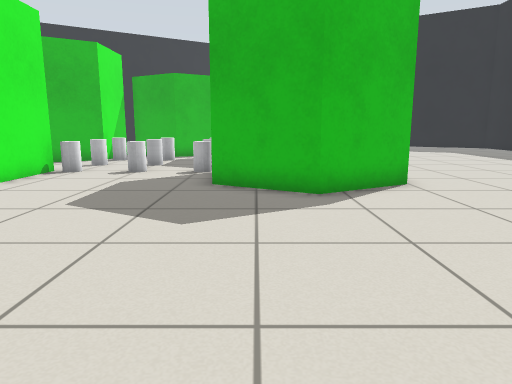
View 1 (above)

21 first-person views from a walk through a robot-simulator world made for Gazebo. The camera is 0.73 m above the floor, tilts 10° down and sees 70° across. The floor is counted in squares, 0.5 m on a side. Each view is taken from the middle of a square. On the plan, view 1 faces up. The plan holds only what a view shows up to about 16 squares ahead; the rest is blank. The place goes on beyond the plan. The robots in the file are not drawn.

View 2
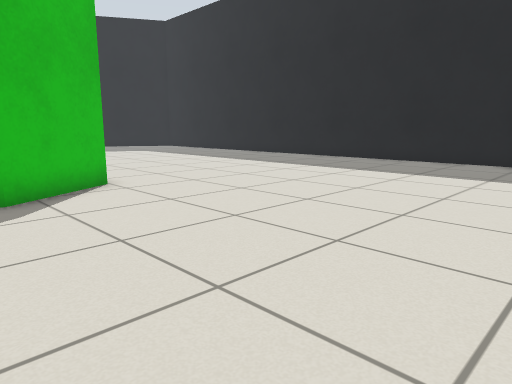

View 3
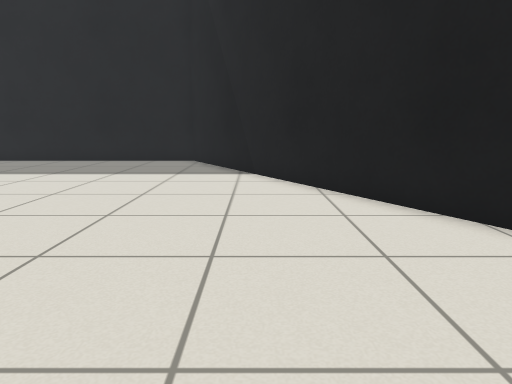

View 4
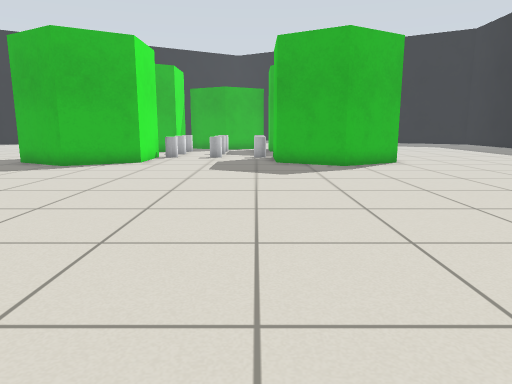

View 5
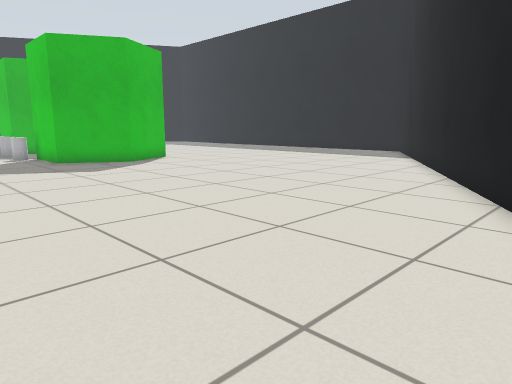

View 6
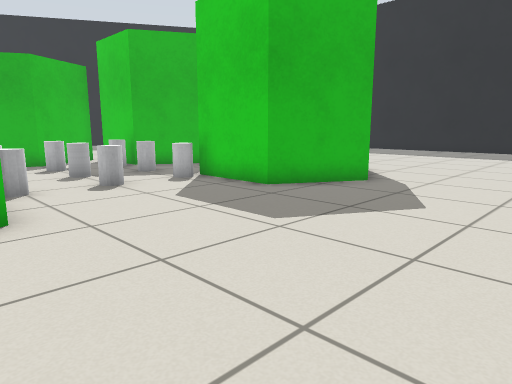

View 7
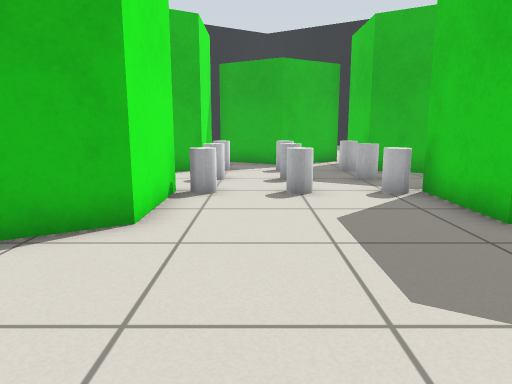

View 8
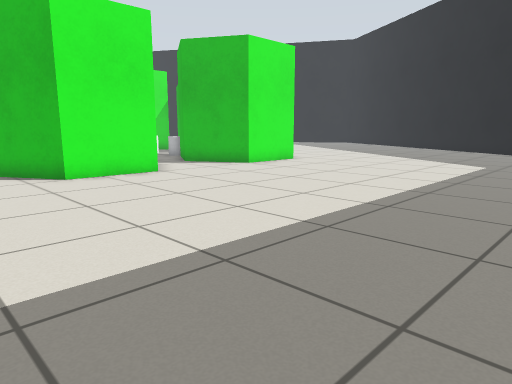

View 9
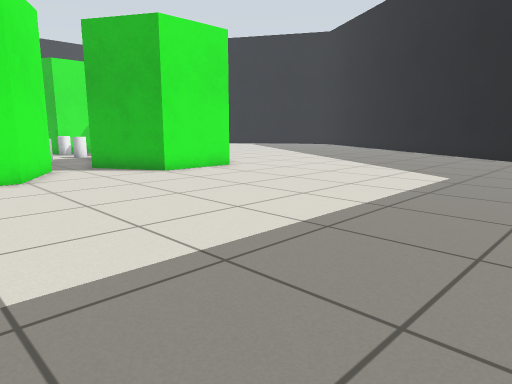

View 10
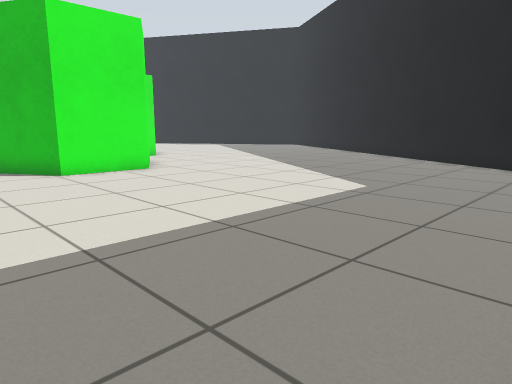

View 11
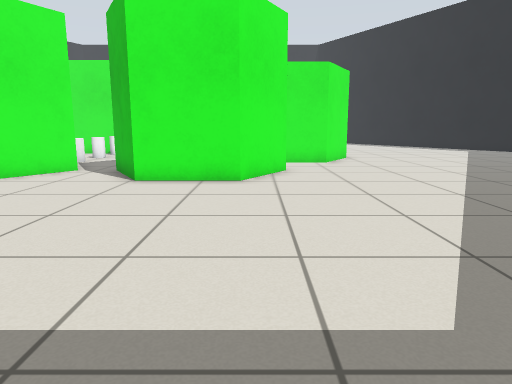

View 12
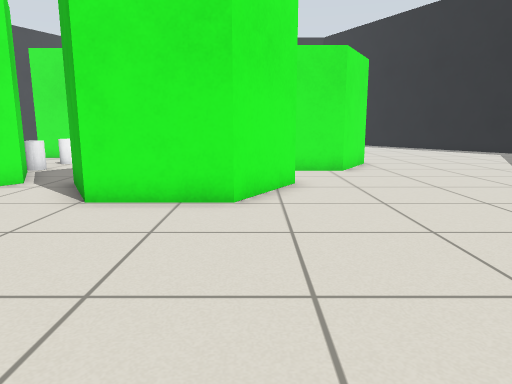

View 13
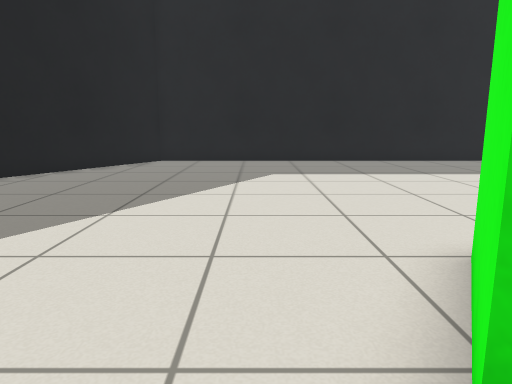

View 14
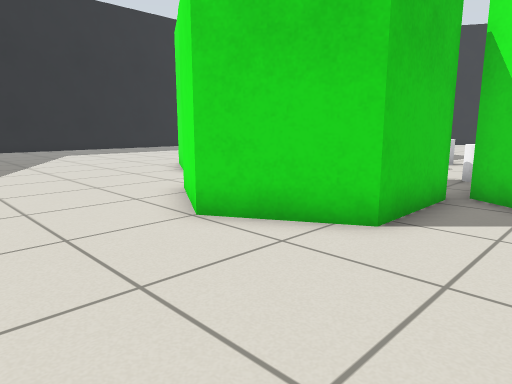

View 15
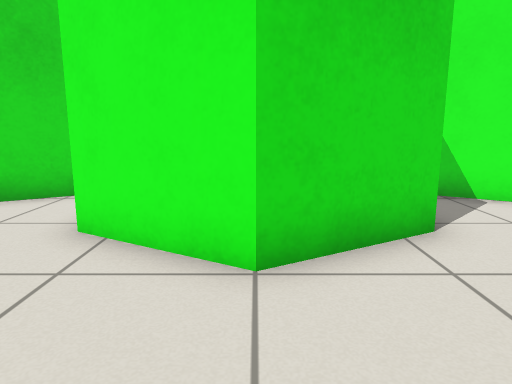

View 16
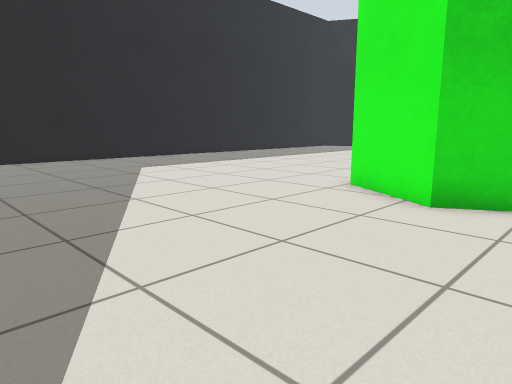

View 17
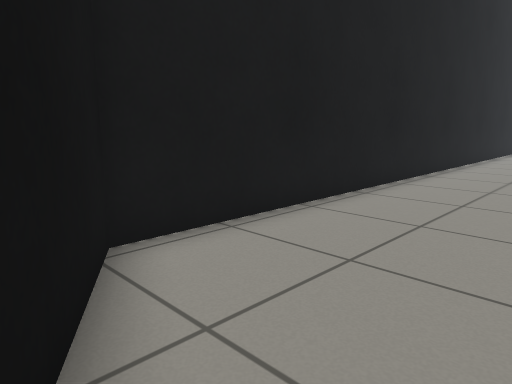

View 18
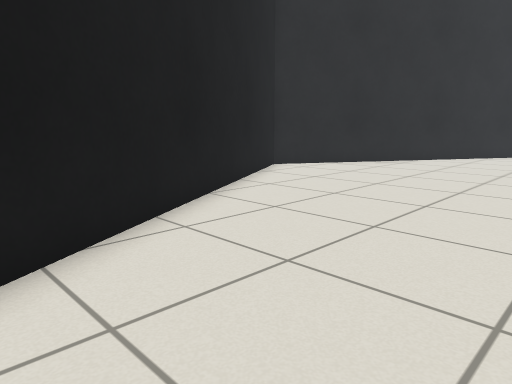

View 19
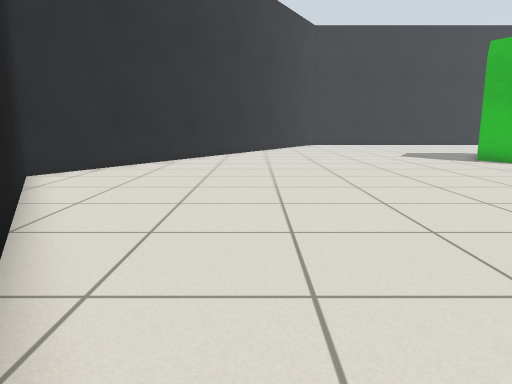

View 20
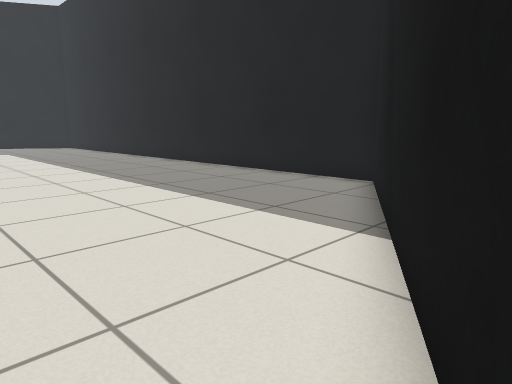

View 21
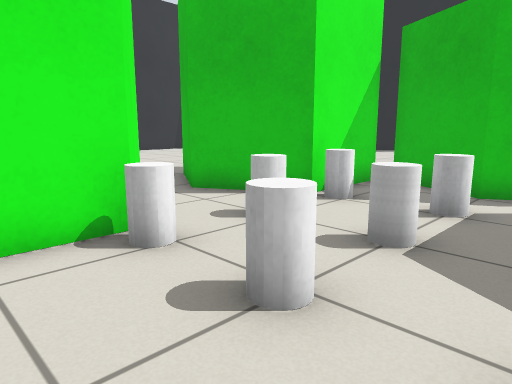

### Floor plan
Points are (right, up) in squares from view 1. A wall is a line through its corners. A room is listed if a view was taken in it or the views show most of it. See-through windows are left out.
Room 1 (views 1, 2, 3, 4, 5, 6, 7, 8, 9, 10, 11, 12, 13, 14, 15, 16, 17, 18, 19, 20, 21)
walls: (3.9, 12.4) (3.9, 9.4) (1.4, 8) (-1.1, 9.4) (-1.1, 12.4) (1.4, 13.8) (3.9, 12.4); (-0.1, 20.2) (1.4, 21) (3.9, 19.6) (3.9, 16.6) (1.4, 15.2) (-1.1, 16.6) (-1.1, 19.6); (-1.4, 20) (-4, 18.6) (-6.5, 20) (-6.5, 23) (-4, 24.4) (-1.5, 23) (-1.5, 21.2); (-9.4, 13.9) (-6.9, 12.4) (-6.9, 9.4) (-9.5, 7.9); (-9.1, 20.9) (-6.9, 19.6) (-6.9, 16.6) (-9.4, 15.1); (-9.5, -5.8) (-4, -9) (16.3, 2.8) (16.3, 26.2) (12.3, 28.5)
ways out: gap at (1, 14.5)
objects: white cylinder (-6, 12); white cylinder (-6, 14) to (-6, 15); white cylinder (-6, 17); white cylinder (-4, 12); white cylinder (-4, 14) to (-4, 15); white cylinder (-4, 17); white cylinder (-2, 12); white cylinder (-2, 14) to (-2, 15); white cylinder (-2, 17)

Where each view was taken, in squares from view 1:
view 1: 0 up, 0 right, facing up
view 2: 0 up, 0 right, facing up-right
view 3: 0 up, 0 right, facing right
view 4: 6 down, 2 left, facing up
view 5: 7 down, 6 left, facing up-right
view 6: 3 up, 8 left, facing up-right
view 7: 4 up, 5 left, facing up
view 8: 6 up, 15 right, facing up-left
view 9: 10 up, 15 right, facing up-left
view 10: 13 up, 16 right, facing up-left
view 11: 20 up, 14 right, facing left
view 12: 20 up, 11 right, facing left
view 13: 22 up, 0 right, facing right
view 14: 28 up, 9 left, facing down-right
view 15: 28 up, 4 left, facing down
view 16: 28 up, 1 left, facing down-right
view 17: 28 up, 12 right, facing down-right
view 18: 1 up, 7 right, facing down-left
view 19: 2 down, 7 right, facing left
view 20: 2 down, 7 right, facing up-right
view 21: 10 up, 2 left, facing up-left
